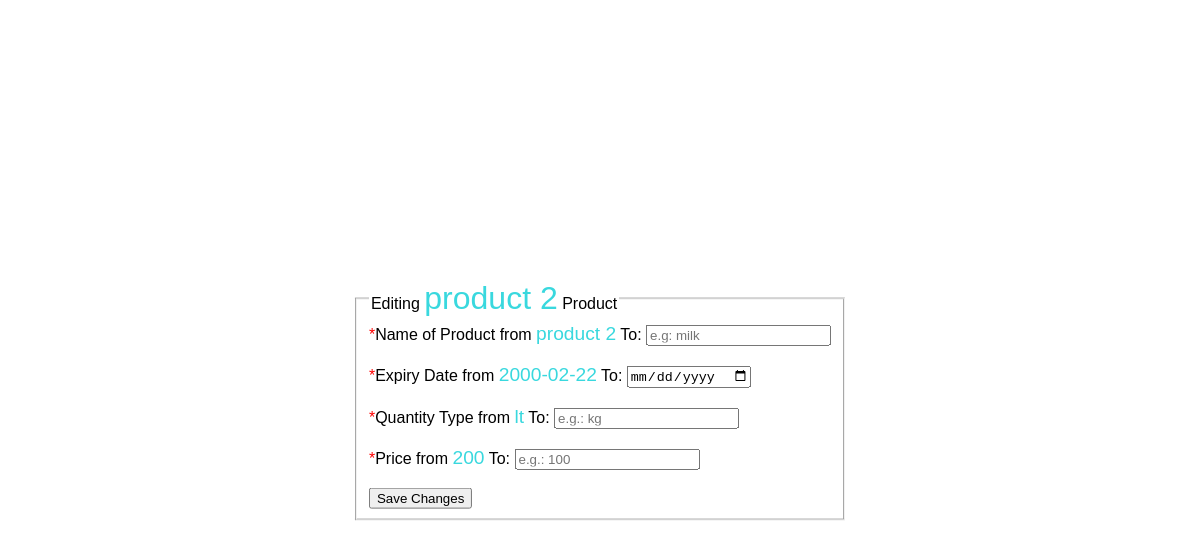
The app's page /editProduct/admin/2, older data.
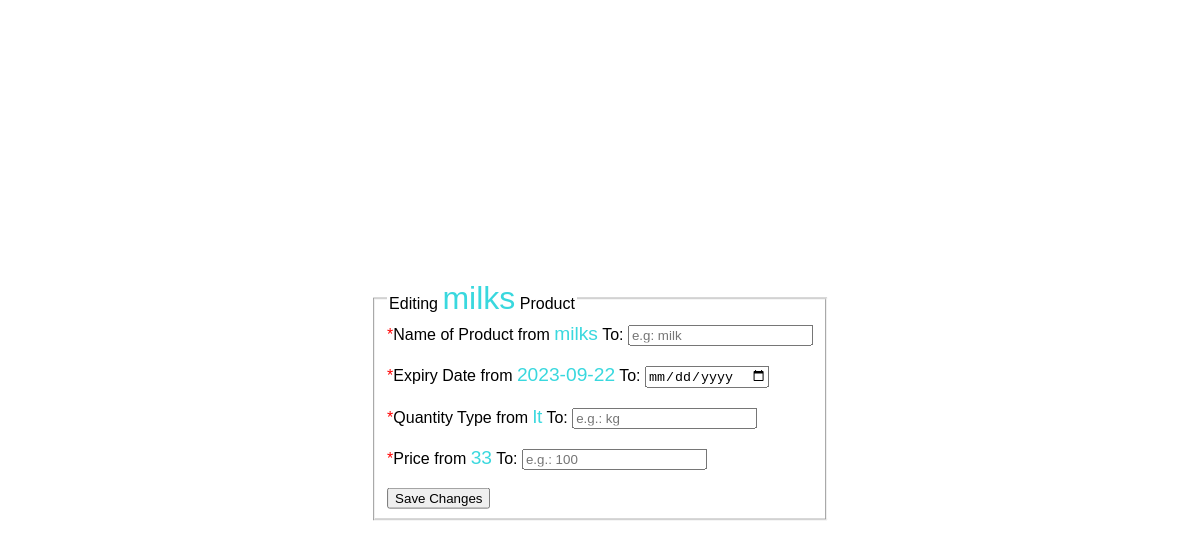
The same page, newer data.
### model.py (models this page shows)
class Product(db.Model):
    id = db.Column(db.Integer(), primary_key=True)
    name = db.Column(db.String(20), nullable=False)
    expiry_date = db.Column(db.Date, nullable=False)
    quantity_type = db.Column(db.String, nullable=False)
    price = db.Column(db.Integer(), nullable=False) #integer or decimal

### app.py (the view, shortened to what this page needs)
@app.route('/editProduct/<username>/<int:id>', methods = ['GET', 'POST'])
def editProduct(username, id):
    if request.method == 'GET':
        product = Product.query.get(id)
        return render_template("editProduct.html", username=username, product=product)

### templates/editProduct.html (shortened to what this page needs)
<!DOCTYPE html>
<html lang="en">
<head>
    <link rel="stylesheet" href="{{ url_for('static',filename='style.css') }}">
</head>
<body>
    <div class="addCategory">
        <form action="" method="POST">
            <fieldset>
                <legend>Editing <span style="color: var(--primary); font-size: xx-large;">{{ product.name }}</span> Product</legend>
                <label for="ProductName"><span style="color: red;">*</span>Name of Product from <span style="color: var(--primary); font-size: larger;">{{ product.name }}</span> To: </label>
                <input type="text" name="productName" id="productName" placeholder="e.g: milk" required>
                <br>
                <br>
                <label for="expiryDate"><span style="color: red;">*</span>Expiry Date from <span style="color: var(--primary); font-size: larger;">{{ product.expiry_date }}</span> To: </label>
                <input type="date" name="expiryDate" id="expiryDate" required>
                <br>
                <br>
                <label for="quantityType"><span style="color: red;">*</span>Quantity Type from <span style="color: var(--primary); font-size: larger;">{{ product.quantity_type }}</span> To:</label>
                <input type="text" name="quantityType" id="quantityType" placeholder="e.g.: kg" required>
                <br>
                <br>
                <label for="price"><span style="color: red;">*</span>Price from <span style="color: var(--primary); font-size: larger;">{{ product.price }}</span> To: </label>
                <input type="number" name="price" id="price" placeholder="e.g.: 100" required>
                <br>
                <br>
                <input type="submit" value="Save Changes">
            </fieldset>
        </form>
    </div>
</body>
</html>

Row changes from the older to the newer data that the page shows:
changed Product "lt": name "product 2" → "milks"; expiry_date "2000-02-22" → "2023-09-22"; price "200" → "33"
